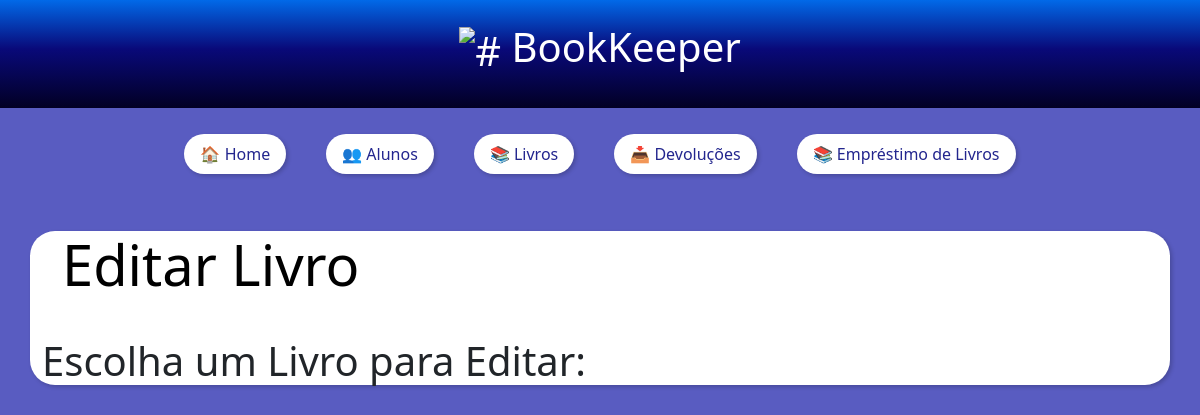
The app's page /editbook/, older data.
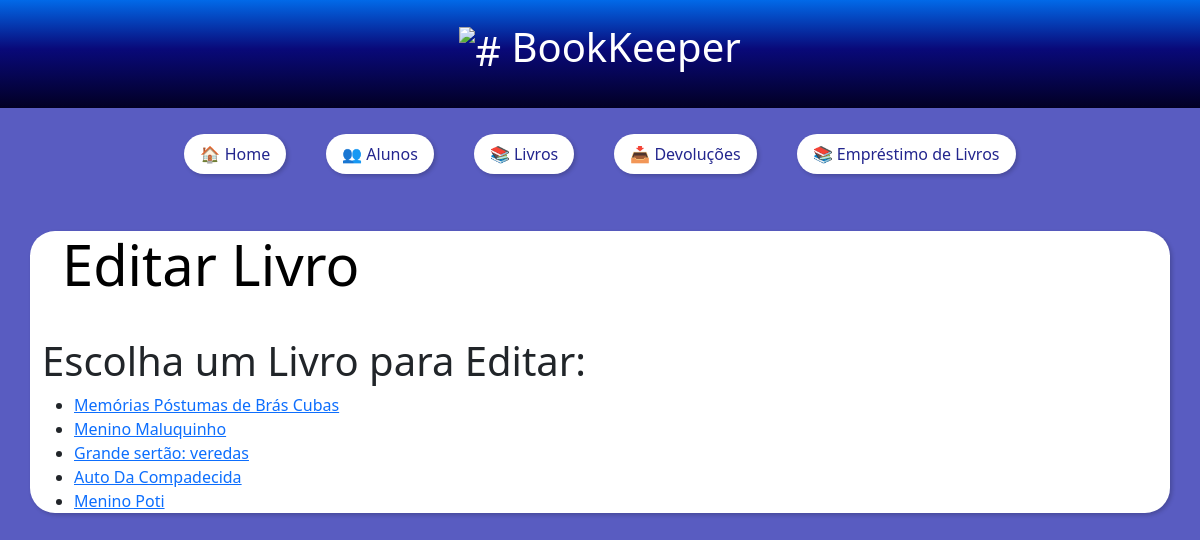
The same page, newer data.
### biblioteca_app/models.py (models this page shows, shortened)
class Book(models.Model):
    book_name = models.CharField(max_length=200, verbose_name="Nome do Livro")
    author = models.CharField(max_length=200, verbose_name="Autor")
    isbn = models.CharField(max_length=20, verbose_name="ISBN")
    borrowed = models.BooleanField(default=False, verbose_name="Emprestado")
    class Meta:
        verbose_name = "Livro"
        verbose_name_plural = "Livros"

### biblioteca_app/views.py (the view)
# urls.py: path('editbook/', edit_book_list_view, name='edit_book_list'),
def edit_book_list_view(request):
    books = Book.objects.all()
    return render(request, 'edit_book_list.html', {'books': books})

### biblioteca_app/templates/edit_book_list.html (shortened to what this page needs)
<!DOCTYPE html>
{% extends "index.html" %}
{% load static %}
{% block main_content %}
<div class="jumbotron">
    <div class="container">
        <h1 class="display-4"><b>Editar Livro</b></h1><br>
        <nav class="navbar bg-body-light">
   </nav>
   <h1>Escolha um Livro para Editar:</h1>
    <ul>
        {% for book in books %}
            <li><a href="{% url 'edit_book' book.pk %}">{{ book.book_name }}</a></li>
        {% endfor %}
    </ul>
    </div>
{% endblock %}

Row changes from the older to the newer data that the page shows:
added Book: book_name "Memórias Póstumas de Brás Cubas"
added Book: book_name "Menino Maluquinho"
added Book: book_name "Grande sertão: veredas"
added Book: book_name "Auto Da Compadecida"
added Book: book_name "Menino Poti"
